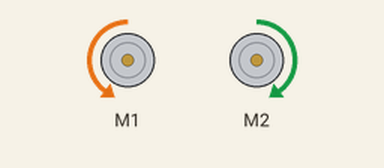
A sketch run on a simulated Arduino Uno, built with avr-gcc and run on an emulated ATmega328P. Shown: 2 × DC motor (green arrow = forward, orange = backward, longer = faster).

Above: at 0.1 s.
At 1.9 s:
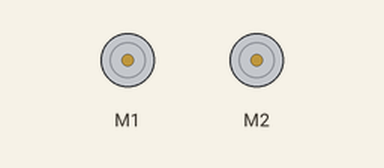
Timing chart, 0 to 3.4 s (numbered marks = the images above):
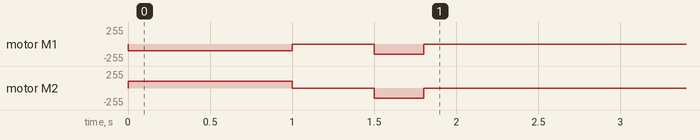

The sketch:

setupcode.ino
```cpp
#include <MeMCore.h>

MeDCMotor motorLeft(M1);
MeDCMotor motorRight(M2);

const int motorSpeed = 100;
const int turnSpeed = 150;


void setup(){
    motorLeft.run(-motorSpeed);
    motorRight.run(motorSpeed);
    delay(1000);

    motorLeft.run(0);
    motorRight.run(0);
    delay(500);

    motorLeft.run(-turnSpeed);
    motorRight.run(-turnSpeed);
    delay(300);

    motorLeft.run(0);
    motorRight.run(0);
}


void loop(){


}
```

Measured:
- by itself, motor M1: stopped → backward 100/255 at 0.00 s, → stopped 1.0 s later, → backward 150/255 0.50 s later, → stopped 0.30 s later
- by itself, motor M2: stopped → forward 100/255 at 0.00 s, → stopped 1.0 s later, → backward 150/255 0.50 s later, → stopped 0.30 s later
